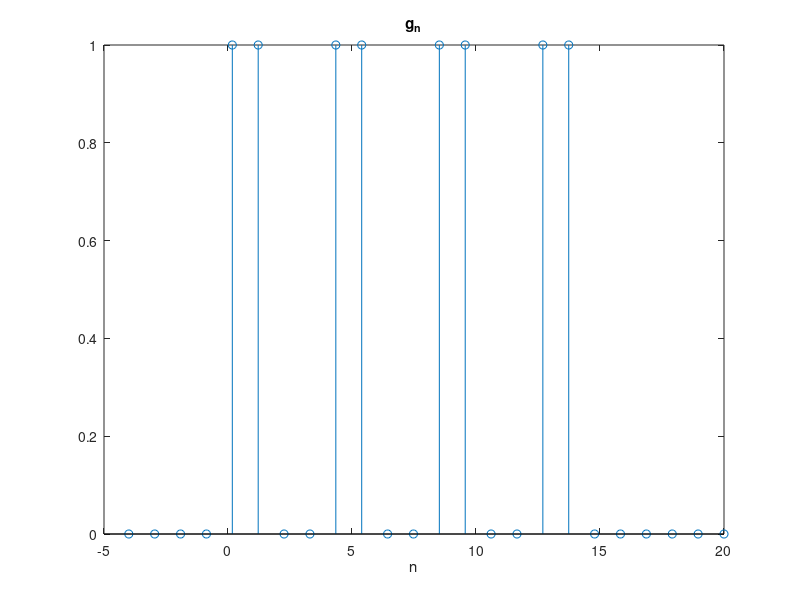
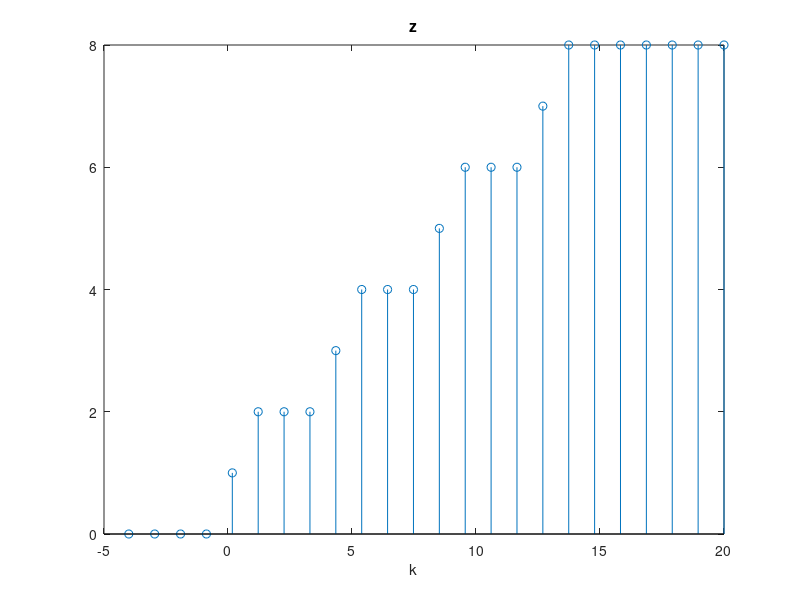

Reproduce these figures in MATLAB, in order.
% lecture 5, Chapter 3, problem 13 with answers
g_a = zeros(1,24);
g_a(5:6) = [1 1];
g_a(9:10) = g_a(5:6);
g_a(13:14) = g_a(5:6);
g_a(17:18) = g_a(5:6);
x = linspace(-4,20,length(g_a));
x_diff = linspace(-3,20,length(g_a)-1);
[FD] = diff(g_a);
BD = zeros(1,length(g_a));
z = zeros(1,length(g_a));
for i = 2:length(g_a)
    BD(i) = g_a(i) - g_a(i-1);
    % z(i) = cumsum(g_a(1:i));
end
z = cumsum(g_a);
figure(1)
stem(x,g_a)
title('g_n')
xlabel('n')
figure(4)
stem(x,z)
title('z')
xlabel('k')
% figure(2)
% stem(x_diff, FD)
% title('Forward Diff')
% xlabel('k')
% figure(3)
% stem(BD)
% title('Backard Diff')
% xlabel('k')
